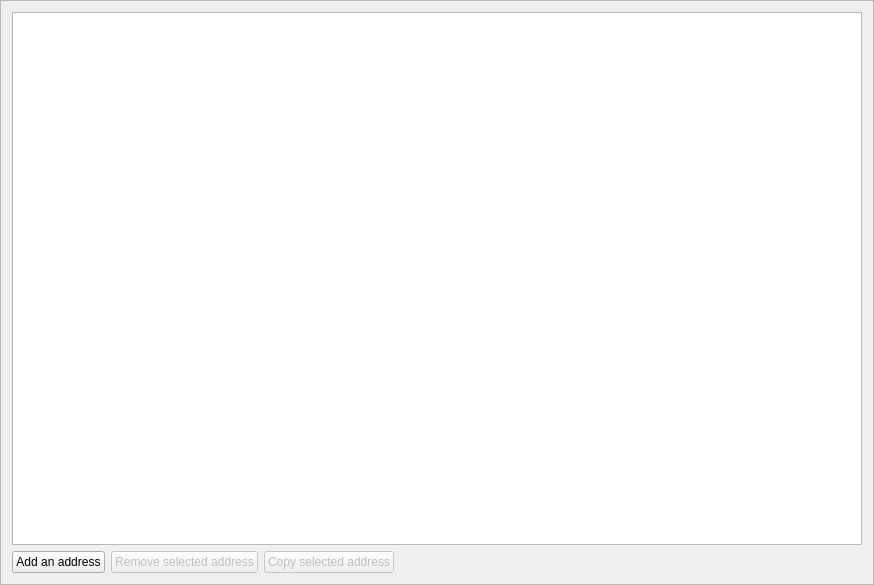
<?xml version="1.0" encoding="UTF-8"?>
<ui version="4.0">
 <class>AddressBookFrame</class>
 <widget class="QFrame" name="AddressBookFrame">
  <property name="geometry">
   <rect>
    <x>0</x>
    <y>0</y>
    <width>874</width>
    <height>585</height>
   </rect>
  </property>
  <property name="windowTitle">
   <string>Frame</string>
  </property>
  <property name="frameShape">
   <enum>QFrame::StyledPanel</enum>
  </property>
  <property name="frameShadow">
   <enum>QFrame::Raised</enum>
  </property>
  <layout class="QVBoxLayout" name="verticalLayout">
   <item>
    <widget class="QTreeView" name="m_addressBookView"/>
   </item>
   <item>
    <layout class="QHBoxLayout" name="horizontalLayout">
     <item>
      <widget class="QPushButton" name="m_addAddressButton">
       <property name="text">
        <string>Add an address</string>
       </property>
       <property name="icon">
        <iconset resource="../../resources.qrc">
         <normaloff>:/icons/add</normaloff>:/icons/add</iconset>
       </property>
      </widget>
     </item>
     <item>
      <widget class="QPushButton" name="m_deleteAddressButton">
       <property name="enabled">
        <bool>false</bool>
       </property>
       <property name="text">
        <string>Remove selected address</string>
       </property>
       <property name="icon">
        <iconset resource="../../resources.qrc">
         <normaloff>:/icons/remove</normaloff>:/icons/remove</iconset>
       </property>
      </widget>
     </item>
     <item>
      <widget class="QPushButton" name="m_copyAddressButton">
       <property name="enabled">
        <bool>false</bool>
       </property>
       <property name="text">
        <string>Copy selected address</string>
       </property>
       <property name="icon">
        <iconset resource="../../resources.qrc">
         <normaloff>:/icons/copy</normaloff>:/icons/copy</iconset>
       </property>
      </widget>
     </item>
     <item>
      <spacer name="horizontalSpacer">
       <property name="orientation">
        <enum>Qt::Horizontal</enum>
       </property>
       <property name="sizeHint" stdset="0">
        <size>
         <width>40</width>
         <height>20</height>
        </size>
       </property>
      </spacer>
     </item>
    </layout>
   </item>
  </layout>
 </widget>
 <resources>
  <include location="../../resources.qrc"/>
 </resources>
 <connections>
  <connection>
   <sender>m_addAddressButton</sender>
   <signal>clicked()</signal>
   <receiver>AddressBookFrame</receiver>
   <slot>addClicked()</slot>
   <hints>
    <hint type="sourcelabel">
     <x>53</x>
     <y>556</y>
    </hint>
    <hint type="destinationlabel">
     <x>436</x>
     <y>292</y>
    </hint>
   </hints>
  </connection>
  <connection>
   <sender>m_deleteAddressButton</sender>
   <signal>clicked()</signal>
   <receiver>AddressBookFrame</receiver>
   <slot>deleteClicked()</slot>
   <hints>
    <hint type="sourcelabel">
     <x>148</x>
     <y>556</y>
    </hint>
    <hint type="destinationlabel">
     <x>436</x>
     <y>292</y>
    </hint>
   </hints>
  </connection>
  <connection>
   <sender>m_copyAddressButton</sender>
   <signal>clicked()</signal>
   <receiver>AddressBookFrame</receiver>
   <slot>copyClicked()</slot>
   <hints>
    <hint type="sourcelabel">
     <x>243</x>
     <y>556</y>
    </hint>
    <hint type="destinationlabel">
     <x>436</x>
     <y>292</y>
    </hint>
   </hints>
  </connection>
 </connections>
 <slots>
  <slot>addClicked()</slot>
  <slot>deleteClicked()</slot>
  <slot>copyClicked()</slot>
 </slots>
</ui>
